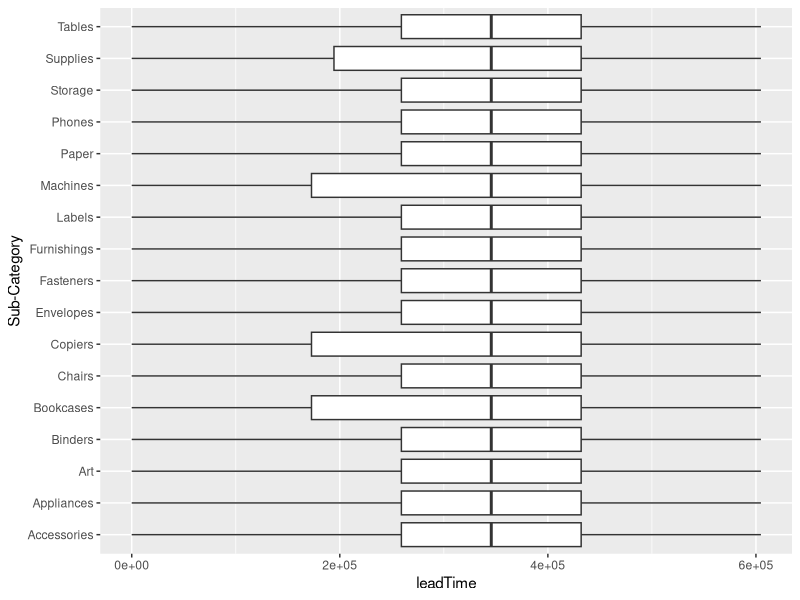
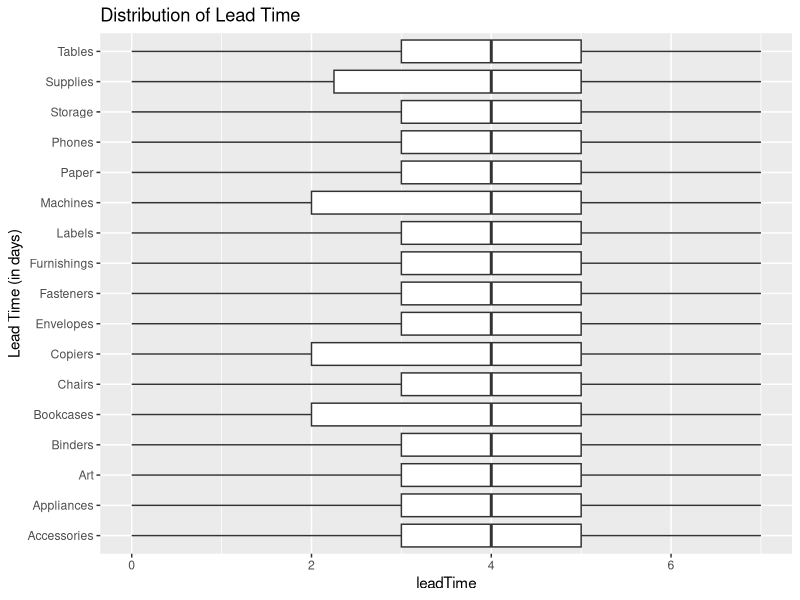
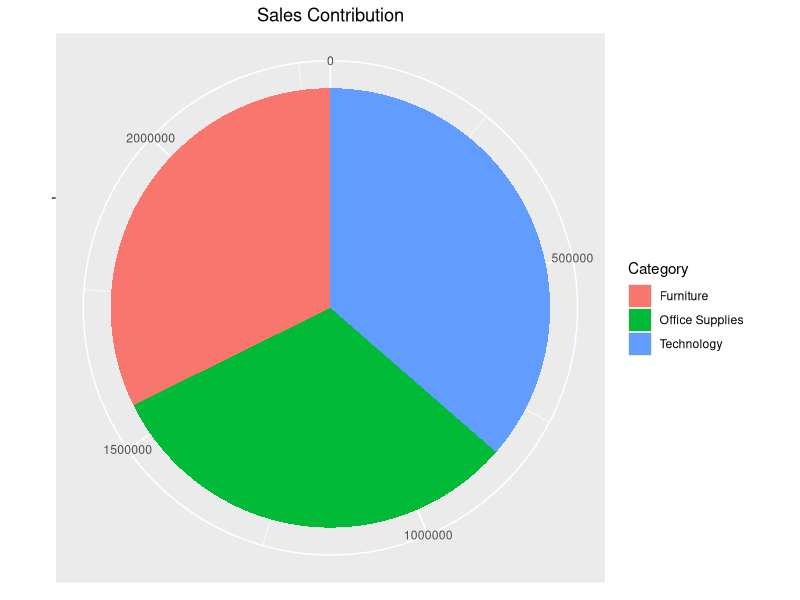
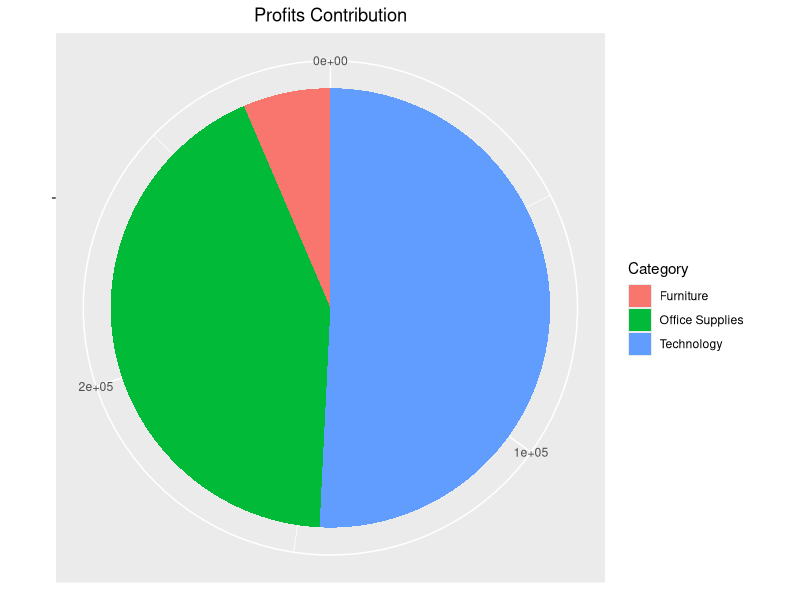
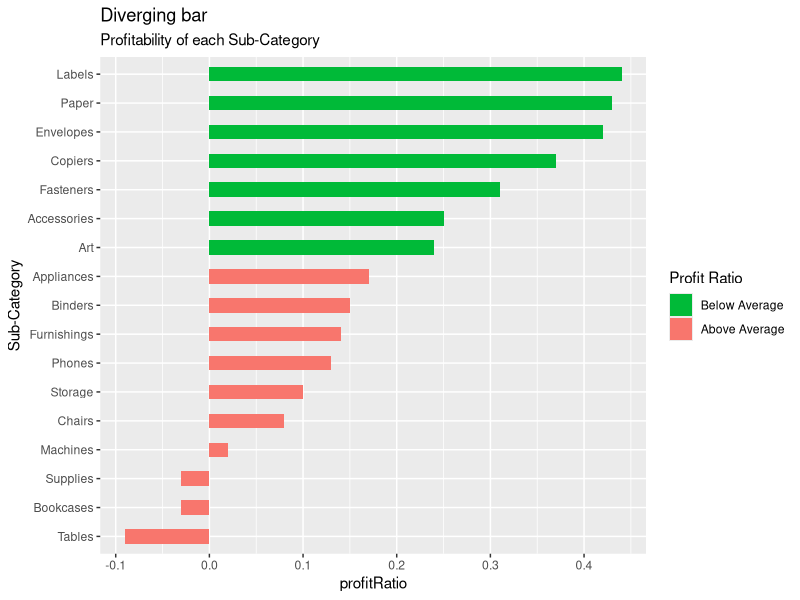
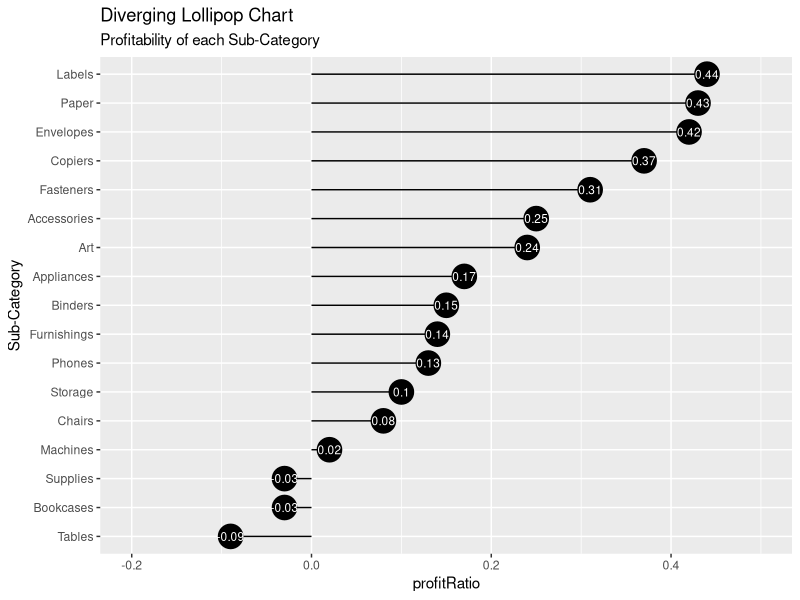

Write the R code that produced these figures, in order. (Note: this script raises an error after producing the figures.)
## ---- chunk 1
library(rmarkdown)
knitr::opts_chunk$set(echo = TRUE)
knitr::opts_chunk$set(background = '718CBA')
# source("../../LSR.R")
library(dplyr)
library(tidyr)
library(ggplot2)
## ---- chunk 2
# install.packages("readxl")
library(readxl)
dataset <- read_excel("retail.xlsx")
## ---- chunk 3
str(dataset)
## ---- chunk 4
colnames(dataset)
## ---- chunk 5
sapply(dataset, function(x) length(unique(x)))
## ---- chunk 6
dataset$leadTime <- dataset$`Ship Date` - dataset$`Order Date`
task11 <- dataset %>% 
  group_by(`Sub-Category`) %>%
  summarise(avgLT = mean(leadTime), sdLT = sd(leadTime)) %>%
  arrange(desc(avgLT))
head(task11, 3)
## ---- chunk 7
task11$avgLT <- 
  task11$avgLT %>% 
  as.numeric(units = "days") %>% 
  round(2)
task11$sdLT  <- 
  task11$sdLT  %>% 
  as.numeric(units = "days") %>% 
  round(2)
## ---- chunk 8
print(task11)
## ---- chunk 9
ggplot(dataset) +
  geom_boxplot(aes(x = `Sub-Category`, y = leadTime)) +
  coord_flip()
## ---- chunk 10
dataset$leadTime <- dataset$leadTime %>% as.numeric(units = "days")
ggplot(dataset) +
  geom_boxplot(aes(x = `Sub-Category`, y = leadTime)) +
  coord_flip() + 
  labs(title = "Distribution of Lead Time", x = "Lead Time (in days)")
## ---- chunk 11
# For each Category
task13a <- dataset %>% 
  group_by(`Category`) %>%
  summarise(maxLeadTimePercent = 
              100*sum(leadTime==7)/length(leadTime)) %>%
  arrange(desc(maxLeadTimePercent))
task13a
## ---- chunk 12
# For each Sub-Category
task13b <- dataset %>% 
  group_by(`Sub-Category`) %>%
  summarise(maxLeadTimePercent = 100*sum(leadTime==7)/length(leadTime)) %>%
  arrange(desc(maxLeadTimePercent))
task13b %>% head(8) %>% t() # first 8 obs & transpose 
## ---- chunk 13
task21 <- dataset %>% 
  group_by(Category) %>%
  summarise(Sales = sum(Sales), Profit = sum(Profit)) %>% 
  mutate(profitRatio = round(Profit/Sales,2)) %>%
  arrange(desc(profitRatio))
print(task21)
## ---- chunk 14
# Reference: `M24 piechart`  
ggplot(task21, aes(x = "", y = Sales, fill = factor(Category))) +
  geom_bar(width = 1, stat = "identity") +
  theme(axis.line = element_blank(),
        plot.title = element_text(hjust = 0.5)) +
  labs(fill = "Category", x = NULL, y = NULL, title = "Sales Contribution") +
  coord_polar(theta = "y", start = 0)
## ---- chunk 15
ggplot(task21, aes(x = "", y = Profit, fill = factor(Category))) +
  geom_bar(width = 1, stat = "identity") +
  theme(axis.line = element_blank(),
        plot.title = element_text(hjust = 0.5)) +
  labs(fill = "Category", x = NULL, y = NULL, title = "Profits Contribution") +
  coord_polar(theta = "y", start = 0)
## ---- chunk 16
task22 <- dataset %>% 
  group_by(`Sub-Category`) %>%
  summarise(Sales = sum(Sales), Profit = sum(Profit)) %>% 
  mutate(profitRatio = round(Profit/Sales,2)) %>%
  arrange(desc(profitRatio))
task22
## ---- chunk 17
# Reference: `M24. Deviation`
task22$profitHL <- 
  ifelse(task22$profitRatio < mean(task22$profitRatio),
         "below average", "above average")
task22 <- task22 %>% arrange(profitRatio)
# Convert to factor to preserve sorted order in plot.
task22$`Sub-Category` <- 
  factor(task22$`Sub-Category`, levels = task22$`Sub-Category`)
a <- ggplot(task22, 
            aes(x = `Sub-Category`, y = profitRatio, label = profitRatio)) + 
  geom_bar(stat = 'identity', aes(fill = profitHL), width = .5) +
  scale_fill_manual(
    name = "Profit Ratio",
    labels = c("Below Average", "Above Average"),
    values = c("below average" = "#f8766d", 
               "above average" = "#00ba38")) + 
  labs(title = "Diverging bar",
       subtitle = "Profitability of each Sub-Category") +
  coord_flip()
## ---- chunk 18
print(a)
## ---- chunk 19
# Reference: `M24 Deviation`
a <- ggplot(task22, 
            aes(x = `Sub-Category`, y = profitRatio, label = profitRatio)) +
  geom_point(stat = 'identity', fill = "black", size = 8) +
  geom_segment(aes(y = 0, x = `Sub-Category`, 
                   yend = profitRatio, xend = `Sub-Category`),
               color = "black") +
  geom_text(color = "white", size = 3) + 
  labs(title = "Diverging Lollipop Chart",
       subtitle = "Profitability of each Sub-Category") + 
  ylim(-0.2, 0.5) +
  coord_flip()
## ---- chunk 20
print(a)
## ---- chunk 21
task22 %>% arrange(desc(Profit, Sales))
## ---- chunk 22
task23 <- dataset %>% 
  mutate(year    = substr(`Order Date`, 1, 4),
         quarter = ceiling(as.numeric(substr(`Order Date`, 6, 7))/3)) %>%
  select(year, quarter, Category, `Sub-Category`, Profit, Sales) %>%
  group_by(year, quarter, Category) %>%
  summarise(Sales = sum(Sales), Profit = sum(Profit))
task23$year    <- factor(task23$year)
task23$quarter <- factor(paste0("Q", task23$quarter))  
head(task23)
## ---- chunk 23
ggplot(task23, aes(x = factor(Category), y = Sales, fill = factor(Category))) +
  geom_bar(stat = 'identity') + # for already aggregated quantity  
  facet_grid(year ~ quarter) + # x: quater, y: year 
  theme(axis.text.x = element_text(angle = 45, hjust = 1)) + # rotate x_label 
  labs(title = "Sales Trend") # title 
## ---- chunk 24
ggplot(task23, aes(x = factor(Category), y = Profit, fill = factor(Category))) +
  geom_bar(stat = 'identity') +
  facet_grid(year~quarter) +
  theme(axis.text.x = element_text(angle = 45, hjust = 1)) + 
  labs(title = "Profit Trend")
